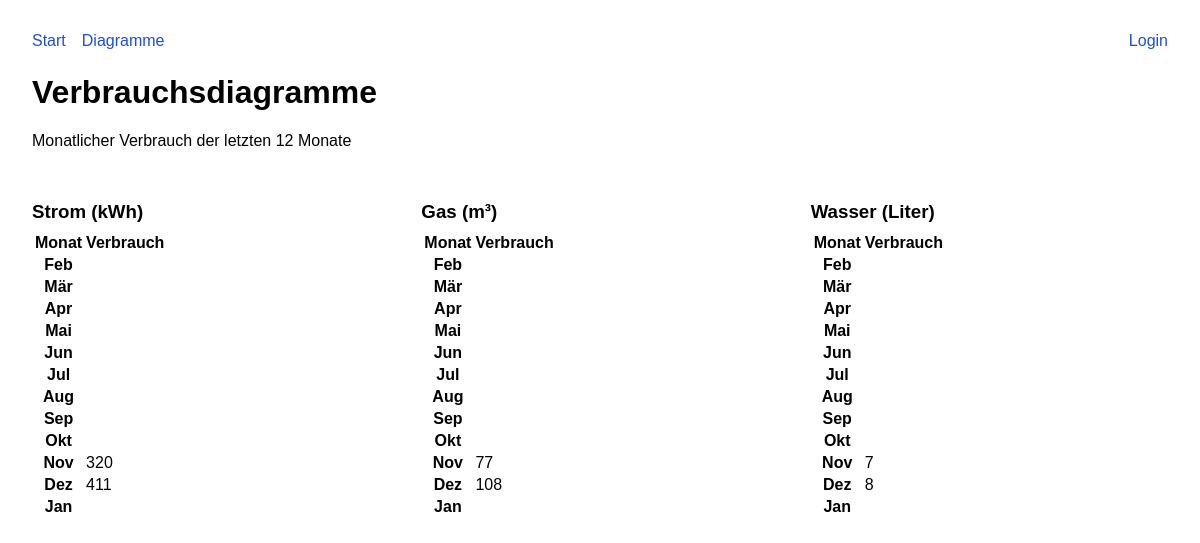
Page /graphs on the committed database.
### app/models.py (models this page shows, shortened)
class Meter(db.Model):
    id = db.Column(db.Integer, primary_key=True)
    name = db.Column(db.String(80), unique=True, nullable=False)
    unit = db.Column(db.String(20), nullable=False)
    serial_number = db.Column(db.String(100), nullable=False)
    created_at = db.Column(db.DateTime, default=datetime.utcnow)
    readings = db.relationship('MeterReading', backref='meter', lazy='dynamic',
                               order_by='desc(MeterReading.reading_date)')
    def get_monthly_consumption(self, months: int = 12) -> list[tuple[str, float | None]]:
        month_names = ['Jan', 'Feb', 'Mär', 'Apr', 'Mai', 'Jun',
                       'Jul', 'Aug', 'Sep', 'Okt', 'Nov', 'Dez']
        readings = MeterReading.query.filter_by(meter_id=self.id).order_by(MeterReading.reading_date.asc()).all()
        consumption_by_month: dict[tuple[int, int], float] = {}
        prev_reading = None
        for reading in readings:
            if prev_reading and reading.serial_number == prev_reading.serial_number:
                total_consumption = reading.value - prev_reading.value
                total_days = (reading.reading_date - prev_reading.reading_date).days
                if total_days > 0:
                    current = prev_reading.reading_date
                    while current < reading.reading_date:
                        month_key = (current.year, current.month)
                        month_end = date(current.year, current.month,
                                         monthrange(current.year, current.month)[1])
                        period_end = min(month_end, reading.reading_date)
                        days_in_month = (period_end - current).days + (1 if current == prev_reading.reading_date else 0)
                        share = (days_in_month / total_days) * total_consumption
                        consumption_by_month[month_key] = consumption_by_month.get(month_key, 0) + share
                        current = month_end + relativedelta(days=1)
            prev_reading = reading
        today = date.today()
        result = []
        for i in range(months - 1, -1, -1):
            month_date = today - relativedelta(months=i)
            month_key = (month_date.year, month_date.month)
            month_label = f"{month_names[month_date.month - 1]} {month_date.year}"
            consumption = consumption_by_month.get(month_key)
            result.append((month_label, consumption))
        return result

### app/main/routes.py (the view)
@main_bp.route('/graphs')
def graphs():
    meters = Meter.query.all()
    consumption_data = {m.id: m.get_monthly_consumption() for m in meters}
    return render_template('graphs.html', meters=meters, consumption_data=consumption_data)

### app/__init__.py (called while the page is built)
def create_app(config_object='config.Config'):
    app = Flask(__name__)
    app.config.from_object(config_object)
    db.init_app(app)
    migrate.init_app(app, db)
    login_manager.init_app(app)
    login_manager.login_view = 'main.login'
    login_manager.login_message_category = 'info'
    csrf.init_app(app)
    app.register_blueprint(main_bp)
    app.register_blueprint(api_bp, url_prefix='/api')
    csrf.exempt(api_bp)  # API uses API key auth instead of CSRF
    @app.template_filter('de_number')
    def de_number_filter(value, decimals=2):
        if value is None:
            return '-'
        formatted = f"{value:,.{decimals}f}"
        formatted = formatted.replace(',', 'X').replace('.', ',').replace('X', '.')
        return formatted
    register_commands(app)
    return app

### app/main/templates/graphs.html (shortened to what this page needs)
{% extends 'base.html' %}
{% block content %}
  <h1>Verbrauchsdiagramme</h1>
  <p>Monatlicher Verbrauch der letzten 12 Monate</p>
  {% if meters %}
    <div class="charts-container">
      {% for meter in meters %}
        {% set data = consumption_data[meter.id] %}
        {% set values = data | map(attribute=1) | select('number') | list %}
        {% set max_val = values | max if values else 1 %}
        <div class="chart-wrapper">
          <h3>{{ meter.name }} ({{ meter.unit }})</h3>
          <table class="charts-css line show-labels show-primary-axis show-4-secondary-axes">
            <thead>
              <tr>
                <th scope="col">Monat</th>
                <th scope="col">Verbrauch</th>
              </tr>
            </thead>
            <tbody>
              {% set prev_size = namespace(value=0) %}
              {% for month, value in data %}
                {% if value is not none and max_val > 0 %}
                  {% set current_size = value / max_val %}
                {% else %}
                  {% set current_size = 0 %}
                {% endif %}
                <tr>
                  <th scope="row">{{ month.split()[0] }}</th>
                  <td style="--start: {{ prev_size.value }}; --size: {{ current_size }};">
                    {% if value is not none %}
                      <span class="data">{{ value|de_number(0) }}</span>
                    {% endif %}
                  </td>
                </tr>
                {% set prev_size.value = current_size %}
              {% endfor %}
            </tbody>
          </table>
        </div>
      {% endfor %}
    </div>
  {% else %}
    <p>Keine Zähler vorhanden.</p>
  {% endif %}
{% endblock %}

### app/main/templates/base.html (style rules this page uses)
body { font-family: Arial, sans-serif; margin: 2rem; }

### app/main/templates/graphs.html (style rules this page uses)
.charts-container { display: flex; gap: 2rem; margin-top: 2rem; }
.chart-wrapper { flex: 1; }
.chart-wrapper h3 { margin-bottom: 0.5rem; }
.charts-css { height: 250px; max-width: 100%; }
.charts-css.line { --color: #1d4ed8; }

### rows in the picture
Meter: name "Strom", unit "kWh", month "Feb" "Mär" "Apr" "Mai" "Jun" "Jul" "Aug" "Sep" "Okt" "Nov" "Dez" "Jan", {{ prev_size.value }} 0 (drawn), data "320" "411", {{ prev_size.value }} 0.7785888077858881 (drawn), {{ prev_size.value }} 1.0 (drawn)
Meter: name "Gas", unit "m³", month "Feb" "Mär" "Apr" "Mai" "Jun" "Jul" "Aug" "Sep" "Okt" "Nov" "Dez" "Jan", {{ prev_size.value }} 0 (drawn), data "77" "108", {{ prev_size.value }} 0.7128818944179709 (drawn), {{ prev_size.value }} 1.0 (drawn)
Meter: name "Wasser", unit "Liter", month "Feb" "Mär" "Apr" "Mai" "Jun" "Jul" "Aug" "Sep" "Okt" "Nov" "Dez" "Jan", {{ prev_size.value }} 0 (drawn), data "7" "8", {{ prev_size.value }} 0.8156945352412831 (drawn), {{ prev_size.value }} 1.0 (drawn)
